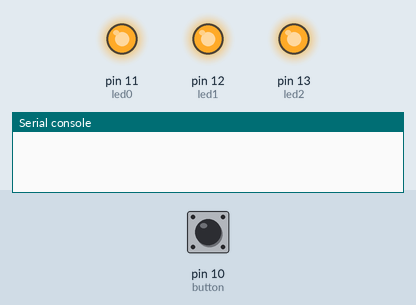
Recording of a program running on a simulated MicroPython board. Shown: output pins drawn as LEDs (lit = HIGH), the last lines printed to the serial console. Inputs (shaded band) come from the test bench; at power-on: pin 10 (button) LOW.

Above: at 1.2 s.
1.3 s: pin 10 (button) pulled HIGH for 0.15 s
At 1.4 s:
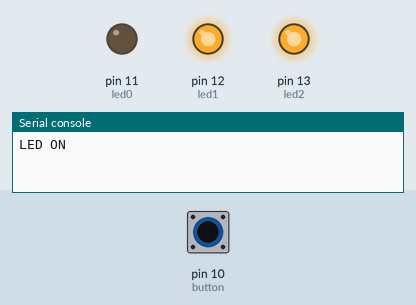
3.0 s: pin 10 (button) pulled HIGH for 3.2 s
At 6.7 s:
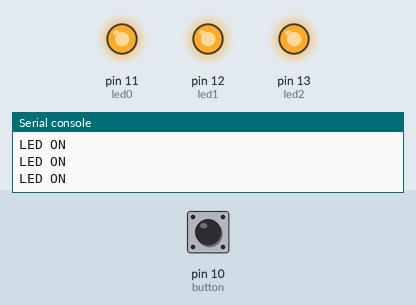
Timing chart, 0 to 8.2 s (numbered marks = the images above; inputs shaded):
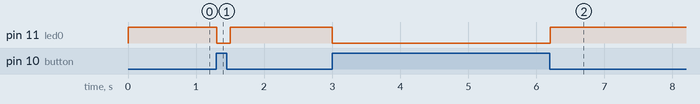

Measured:
- after the input at 1.3 s, pin 11 (led0): HIGH → LOW at once, → HIGH 0.20 s later
- after the input at 3.0 s, pin 11 (led0): HIGH → LOW at once, → HIGH 3.2 s later

The program:

MicroLedv2.py
```python
# Import Module
from machine import Pin
import time

# Define LED
led0 = Pin(11, Pin.OUT) # Led White
led1 = Pin(12, Pin.OUT) # Led Green
led2 = Pin(13, Pin.OUT) # Led Red

# Define Button
button = Pin(10, Pin.IN, Pin.PULL_DOWN)

# Debug Code
led0.value(1) # 1 OFF 0 ON
led1.value(1) # 1 OFF 0 ON
led2.value(1) # 1 OFF 0 ON

# Button Code
while True:
    if button.value() == 1:
        led0.value(0) # 1 OFF 0 ON
        print("LED ON")
    else:
        led0.value(1)
    time.sleep(0.1)
```
